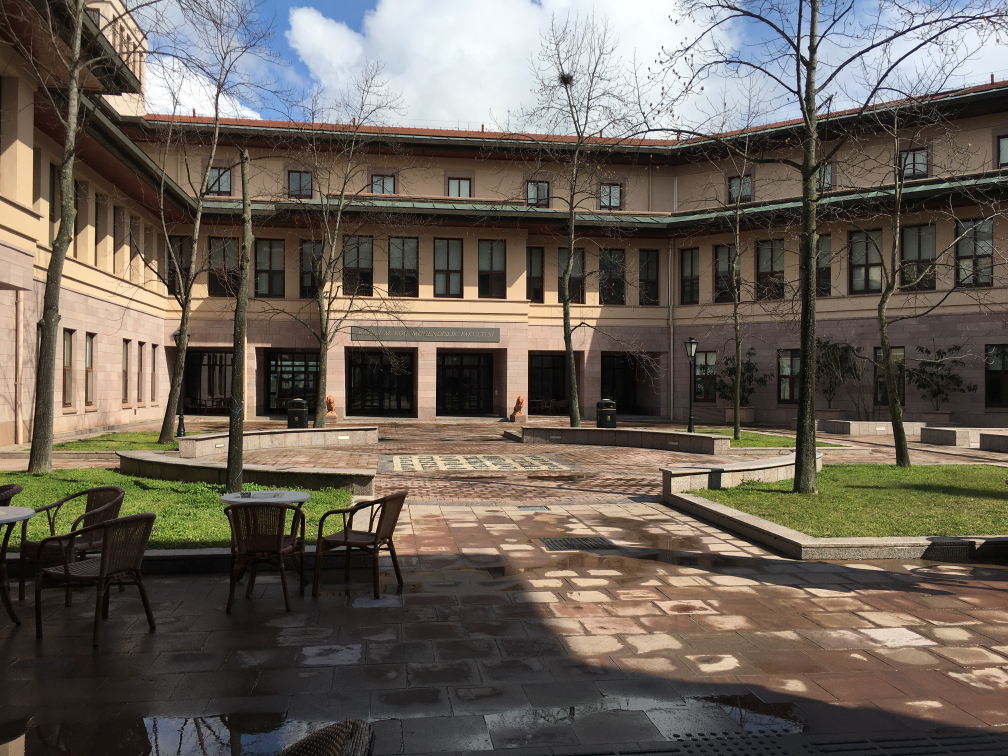
#> input picture data/TestImages/IMG-1121.JPG, 4032 x 3024 px (shown at 1/4 size); its folder holds 4 pictures in this run
$ jupyter execute --allow-errors ImageSeparationLDMI.ipynb
#> lines starting #> are read from the running program, lines starting #| are printed output that depends on the picture
[cell 1]
import sys
import os
sys.path.append("../../src")
sys.path.append("../../data")
import numpy as np
import matplotlib.pyplot as plt
import matplotlib.image as mpimg
import cv2
from IPython import display
import pylab as pl

#> (the rest of this cell did not finish here and is left out)

[cell 2]
image_paths = '../../data/TestImages'
images = []
for im_dir in os.listdir(image_paths):
    try:
        images.append(mpimg.imread(os.path.join(image_paths,im_dir)))
    except:
        pass
images = np.array(images)

[cell 3]
image_height_and_width = [454, 605]
small_images = np.zeros((images.shape[0],image_height_and_width[0]* image_height_and_width[1]* 3))
small_to_large_image_size_ratio = 0.15
for i in range(images.shape[0]):
    small_img = cv2.resize(images[i], # original image
                           (0,0), # set fx and fy, not the final size
                           fx=small_to_large_image_size_ratio,
                           fy=small_to_large_image_size_ratio,
                           interpolation=cv2.INTER_NEAREST)
    print(small_img.shape)
    if small_img.shape[0] == 486:
        small_img = cv2.resize(small_img, (0,0), fx = 454/486, fy = 605/648)

    small_images[i] = small_img.reshape(-1,)/255
#> this loop made 4 passes
#> pass 1, `small_img = cv2.resize(images[i],`:
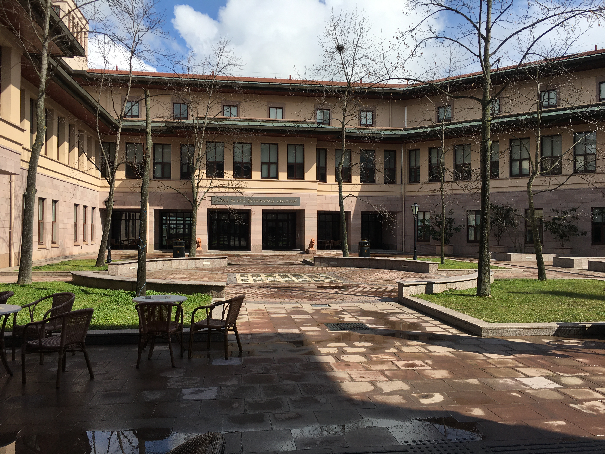
#> small_img: shape (454, 605, 3); mean of channels 0, 1, 2 105.4, 96.9, 87.2; drawn as R, G, B
#> pass 2, `small_img = cv2.resize(images[i],`:
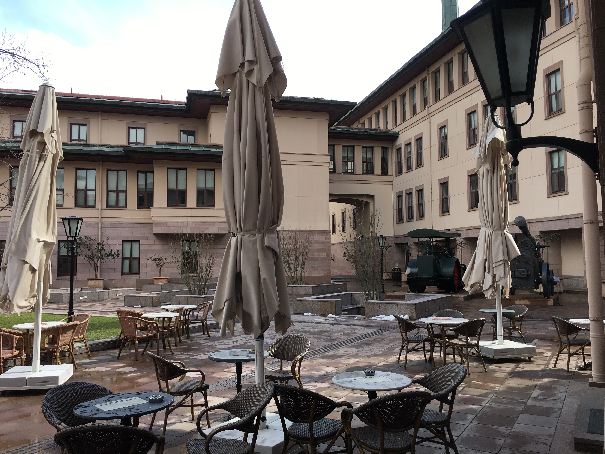
#> small_img: shape (454, 605, 3); mean of channels 0, 1, 2 118.4, 111.5, 107.1; drawn as R, G, B
#> pass 3, `small_img = cv2.resize(images[i],`:
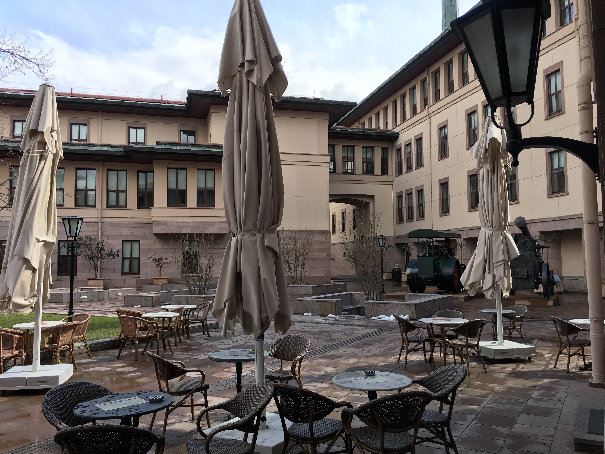
#> small_img: shape (454, 605, 3); mean of channels 0, 1, 2 109.2, 104.3, 102.1; drawn as R, G, B
#> after the loop:
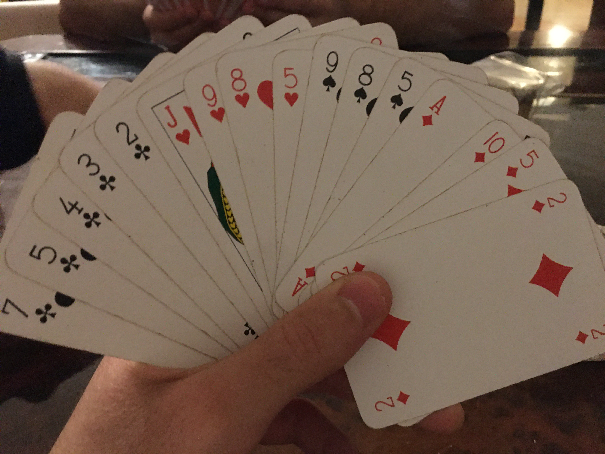
#> small_img: shape (454, 605, 3); mean of channels 0, 1, 2 114.7, 94.5, 80.1; drawn as R, G, B

small_images.shape
#> Out = (4, 824010)

[cell 4]
images_indexes = np.random.choice(np.arange(14), 3, replace = False)
images_indexes = [13, 1, 12]
#> (the rest of this cell did not finish here and is left out)

[cell 5]
np.random.seed(250)
NumberofMixtures = 5
NumberofSources = 3

A = np.random.randn(NumberofMixtures,NumberofSources)
#> (the rest of this cell did not finish here and is left out)

#> (a cell that did not finish here is left out)

# LDMIBSS

#> (a cell that did not finish here is left out)

#> (a cell that did not finish here is left out)

#> (a cell that did not finish here is left out)

#> (a cell that did not finish here is left out)

#> (a cell that did not finish here is left out)

[cell 12]
def getSystemInfo():
    import platform,socket,re,uuid,json,logging
    try:
        info={}
        info['platform']=platform.system()
        info['platform-release']=platform.release()
        info['platform-version']=platform.version()
        info['architecture']=platform.machine()
        info['hostname']=socket.gethostname()
        info['ip-address']=socket.gethostbyname(socket.gethostname())
        info['mac-address']=':'.join(re.findall('..', '%012x' % uuid.getnode()))
        info['processor']=platform.processor()
#         info['ram']=str(round(psutil.virtual_memory().total / (1024.0 **3)))+" GB"
        return info
    except Exception as e:
        print(str(e))

[cell 13]
getSystemInfo()

[cell 14]
import platform

print("="*40, "System Information", "="*40)
uname = platform.uname()
print(f"System: {uname.system}")
print(f"Node Name: {uname.node}")
print(f"Release: {uname.release}")
print(f"Version: {uname.version}")
print(f"Machine: {uname.machine}")
print(f"Processor: {uname.processor}")

[cell 15]
import psutil
import platform
from datetime import datetime
import cpuinfo
import socket
import uuid
import re


def get_size(bytes, suffix="B"):
    """
    Scale bytes to its proper format
    e.g:
        1253656 => '1.20MB'
        1253656678 => '1.17GB'
    """
    factor = 1024
    for unit in ["", "K", "M", "G", "T", "P"]:
        if bytes < factor:
            return f"{bytes:.2f}{unit}{suffix}"
        bytes /= factor

def System_information():
    print("="*40, "System Information", "="*40)
    uname = platform.uname()
    print(f"System: {uname.system}")
    print(f"Node Name: {uname.node}")
    print(f"Release: {uname.release}")
    print(f"Version: {uname.version}")
    print(f"Machine: {uname.machine}")
    print(f"Processor: {uname.processor}")
    print(f"Processor: {cpuinfo.get_cpu_info()['brand_raw']}")
#> (this line was passed over: cpuinfo is not available in this run)
    print(f"Ip-Address: {socket.gethostbyname(socket.gethostname())}")
    print(f"Mac-Address: {':'.join(re.findall('..', '%012x' % uuid.getnode()))}")


    # Boot Time
    print("="*40, "Boot Time", "="*40)
    boot_time_timestamp = psutil.boot_time()
    bt = datetime.fromtimestamp(boot_time_timestamp)
    print(f"Boot Time: {bt.year}/{bt.month}/{bt.day} {bt.hour}:{bt.minute}:{bt.second}")


    # print CPU information
    print("="*40, "CPU Info", "="*40)
    # number of cores
    print("Physical cores:", psutil.cpu_count(logical=False))
    print("Total cores:", psutil.cpu_count(logical=True))
    # CPU frequencies
    cpufreq = psutil.cpu_freq()
    print(f"Max Frequency: {cpufreq.max:.2f}Mhz")
    print(f"Min Frequency: {cpufreq.min:.2f}Mhz")
    print(f"Current Frequency: {cpufreq.current:.2f}Mhz")
    # CPU usage
    print("CPU Usage Per Core:")
    for i, percentage in enumerate(psutil.cpu_percent(percpu=True, interval=1)):
        print(f"Core {i}: {percentage}%")
    print(f"Total CPU Usage: {psutil.cpu_percent()}%")


    # Memory Information
    print("="*40, "Memory Information", "="*40)
    # get the memory details
    svmem = psutil.virtual_memory()
    print(f"Total: {get_size(svmem.total)}")
    print(f"Available: {get_size(svmem.available)}")
    print(f"Used: {get_size(svmem.used)}")
    print(f"Percentage: {svmem.percent}%")


    print("="*20, "SWAP", "="*20)
    # get the swap memory details (if exists)
    swap = psutil.swap_memory()
    print(f"Total: {get_size(swap.total)}")
    print(f"Free: {get_size(swap.free)}")
    print(f"Used: {get_size(swap.used)}")
    print(f"Percentage: {swap.percent}%")


    # Disk Information
    print("="*40, "Disk Information", "="*40)
    print("Partitions and Usage:")
    # get all disk partitions
    partitions = psutil.disk_partitions()
    for partition in partitions:
        print(f"=== Device: {partition.device} ===")
        print(f"  Mountpoint: {partition.mountpoint}")
        print(f"  File system type: {partition.fstype}")
        try:
            partition_usage = psutil.disk_usage(partition.mountpoint)
        except PermissionError:
            # this can be catched due to the disk that
            # isn't ready
            continue
        print(f"  Total Size: {get_size(partition_usage.total)}")
        print(f"  Used: {get_size(partition_usage.used)}")
        print(f"  Free: {get_size(partition_usage.free)}")
        print(f"  Percentage: {partition_usage.percent}%")
    # get IO statistics since boot
    disk_io = psutil.disk_io_counters()
    print(f"Total read: {get_size(disk_io.read_bytes)}")
    print(f"Total write: {get_size(disk_io.write_bytes)}")

    ## Network information
    print("="*40, "Network Information", "="*40)
    ## get all network interfaces (virtual and physical)
    if_addrs = psutil.net_if_addrs()
    for interface_name, interface_addresses in if_addrs.items():
        for address in interface_addresses:
            print(f"=== Interface: {interface_name} ===")
            if str(address.family) == 'AddressFamily.AF_INET':
                print(f"  IP Address: {address.address}")
                print(f"  Netmask: {address.netmask}")
                print(f"  Broadcast IP: {address.broadcast}")
            elif str(address.family) == 'AddressFamily.AF_PACKET':
                print(f"  MAC Address: {address.address}")
                print(f"  Netmask: {address.netmask}")
                print(f"  Broadcast MAC: {address.broadcast}")
    ##get IO statistics since boot
    net_io = psutil.net_io_counters()
    print(f"Total Bytes Sent: {get_size(net_io.bytes_sent)}")
    print(f"Total Bytes Received: {get_size(net_io.bytes_recv)}")

[cell 16]
System_information()
#> (the call stopped at in System_information, `bt = datetime.fromtimestamp(boot_time_timestamp)`: psutil is not available in this run)
